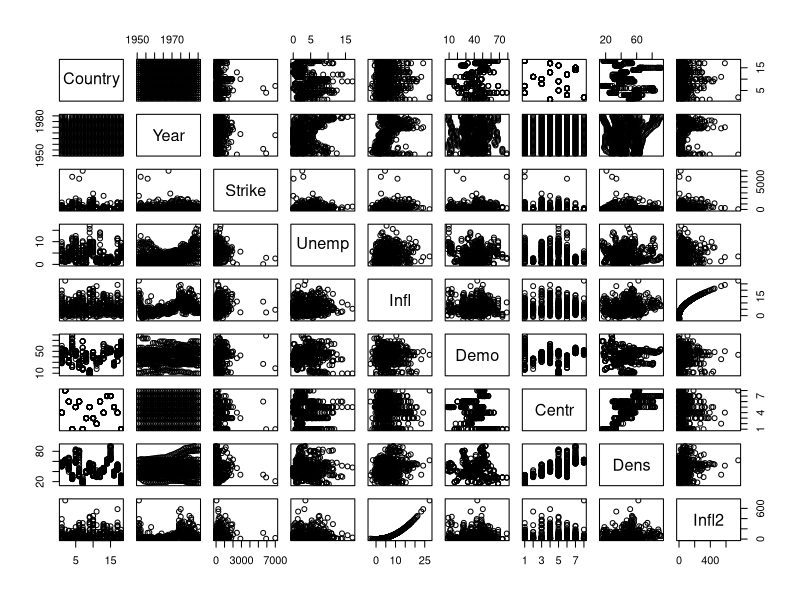
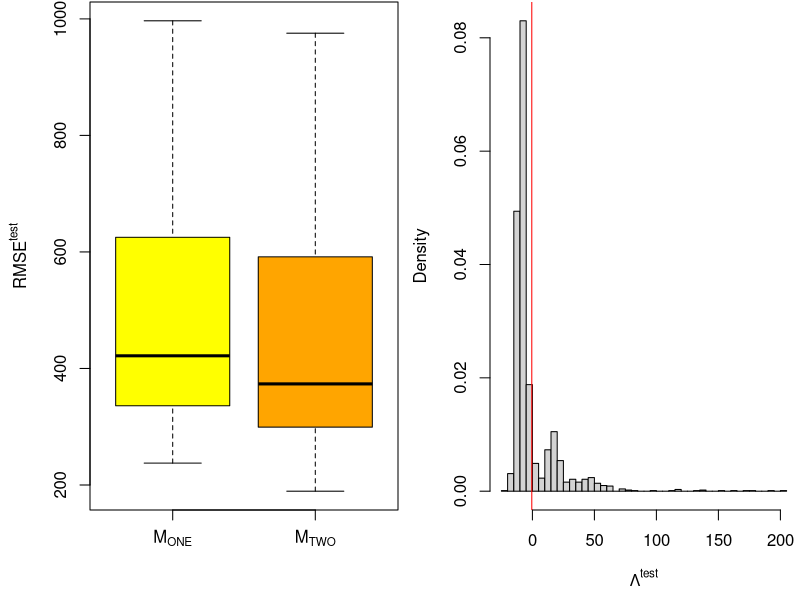

Generate these figures, in order, with R:
# load file
strike <- read.csv("strikes_clean.csv")
# encode categoricals as Factors
strike$Centr <- as.factor(strike$Centr)
strike$Country <- as.factor(strike$Country)
#strike$Unemp2 <- strike$Unemp^2
#strike$Demo2 <- strike$Demo^2
strike$Infl2 <- strike$Infl^2

# Investigate to look for patterns  
summary(strike)
pairs(strike)


# Reason that these should affect strike
M1 = lm(Strike ~ Infl*Centr*Unemp, data = strike)
# anova shows unemp doesn't add much 
anova(M1)
# remove Unemp from M1 to get current model that works well 
M2 = lm(Strike ~ Infl*Centr, data = strike)

M3 = lm(Strike ~ Infl2*Centr, data = strike)

M4 = lm(Strike ~ Country*Year, data = strike)

M5 = lm(Strike ~ Infl*Centr + Country, data = strike)


# basic model
M0 <- lm(Strike ~ 1, data = strike)
# full model without country - interaction effects
Mfull <- lm(Strike ~ (. - Country - Year)^2 + Country, data = strike)
# forward step model from intercept to full
Mfwd <- step(M0, scope=list(lower=M0, upper=Mfull), direction='forward', trace=FALSE)
# backward step model from full to intercept
Mback <- step(Mfull, scope=list(lower=M0, upper=Mfull), direction='backward', trace=FALSE)
# step model starting from model grenerated from exploration
Mstep <- step(M2, scope=list(lower=M0, upper=Mfull), direction='both', trace=FALSE)

M1 <- M2
M2 <- Mfwd
Mnames <- expression(M[ONE], M[TWO])
# AIC
# calculate the long way for M1
ll1 <- dnorm(strike$Strike, mean = predict(M1),
             sd = summary(M1)$sigma*sqrt(M1$df/nrow(strike)), # mle divides by n
             log = TRUE) # loglikelihood
ll1 <- sum(ll1)
p1 <- length(M1$coef)+1 # number of parameters
AIC1 <- -2*ll1 + 2*p1
# calculate the R way
AIC1 - AIC(M1)
AIC2 <- AIC(M2) # for M2
c(AIC1 = AIC1, AIC2 = AIC2) # favors Mfwd
# PRESS
press1 <- resid(M1)/(1-hatvalues(M1)) # M1
press2 <-  resid(M2)/(1-hatvalues(M2)) # M2
c(PRESS1 = sum(press1^2), PRESS2 = sum(press2^2)) # favors Mfwd

# Cross-validation
nreps <- 2e3 # number of replications
ntot <- nrow(strike) # total number of observations
ntrain <- 500 # size of training set
ntest <- ntot-ntrain # size of test set
sse1 <- rep(NA, nreps) # sum-of-square errors for each CV replication
sse2 <- rep(NA, nreps)
Lambda <- rep(NA, nreps) # likelihod ratio statistic for each replication
system.time({
  for(ii in 1:nreps) {
    if(ii%%400 == 0) message("ii = ", ii)
    # randomly select training observations
    train.ind <- sample(ntot, ntrain) # training observations
    # this is the more straightforward way of calculating the CV parameter estimates
    # M1.cv <- lm(Strike ~ read + prog + race + ses + locus + read:prog + prog:ses,
    #             data = strike, subset = train.ind)
    # this is the faster R way
    M1.cv <- update(M1, subset = train.ind)
    M2.cv <- update(M2, subset = train.ind)
    # testing residuals for both models
    # that is, testing data - predictions with training parameters
    M1.res <- strike$Strike[-train.ind] - predict(M1.cv, newdata = strike[-train.ind,])
    M2.res <- strike$Strike[-train.ind] - predict(M2.cv, newdata = strike[-train.ind,])
    # total sum of square errors
    sse1[ii] <- sum((M1.res)^2)
    sse2[ii] <- sum((M2.res)^2)
    # testing likelihood ratio
    M1.sigma <- sqrt(sum(resid(M1.cv)^2)/ntrain) # MLE of sigma
    M2.sigma <- sqrt(sum(resid(M2.cv)^2)/ntrain)
    Lambda[ii] <- sum(dnorm(M1.res, mean = 0, sd = M1.sigma, log = TRUE))
    Lambda[ii] <- Lambda[ii] - sum(dnorm(M2.res, mean = 0, sd = M2.sigma, log = TRUE))
  } })

message("1:M1, 2:Mfwd")
c(SSE1 = mean(sse1), SSE2 = mean(sse2)) # favors smaller of 2
# in units of strike days
c(SSE1 = sqrt(mean(sse1)/ntest), SSE2 = sqrt(mean(sse2)/ntest)) # favors smaller of 2
mean(Lambda) # log(Lambda) < 0 which favors M2 > 0 M1

#plot cross-validation SSE and Lambda
par(mfrow = c(1,2))
par(mar = c(4.5, 4.5, .1, .1))
boxplot(x = list(sqrt(sse1/ntest), sqrt(sse2/ntest)), names = Mnames, cex = .7,
        ylab = expression(RMSE^{test}), col = c("yellow", "orange"))
hist(Lambda, breaks = 50, freq = FALSE, xlab = expression(Lambda^{test}),
     main = "", cex = .7)
abline(v = mean(Lambda), col = "red") # average value
